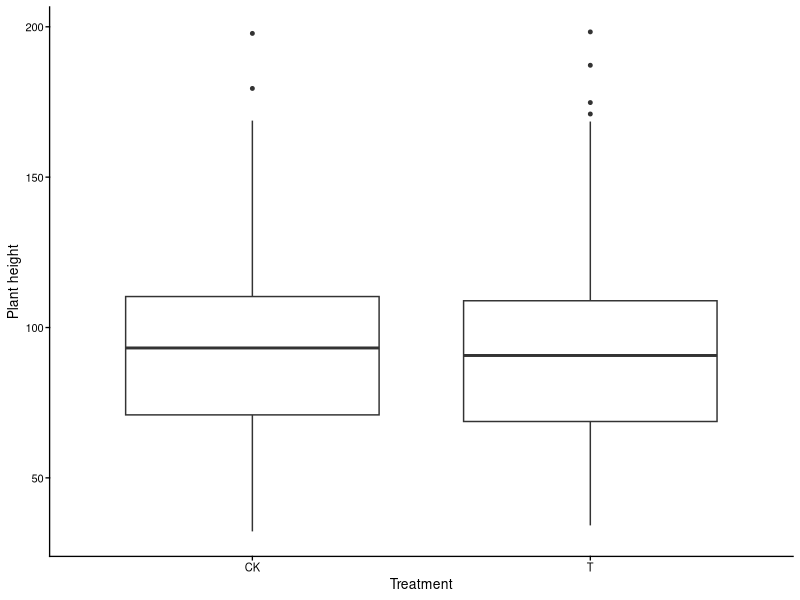

Recreate this plot in R.
library(ggplot2)

d <- read.table("data.txt", header=TRUE)

dlong <- stack(d)

p1 <-
ggplot(dlong, aes(ind,values)) +
geom_boxplot(outlier.size=1) +
xlab("Treatment") +
ylab("Plant height") +
theme_classic(base_size=10) +
theme(
line = element_line(lineend="square"),
axis.text = element_text(size=rel(0.8), color="black"),
axis.ticks = element_line(color="black")
)

# ggsave("p1.pdf", p1, width=4, height=6, units="cm")
ggsave("p1.tiff", p1, width=4, height=6, units="cm", compression="lzw")
